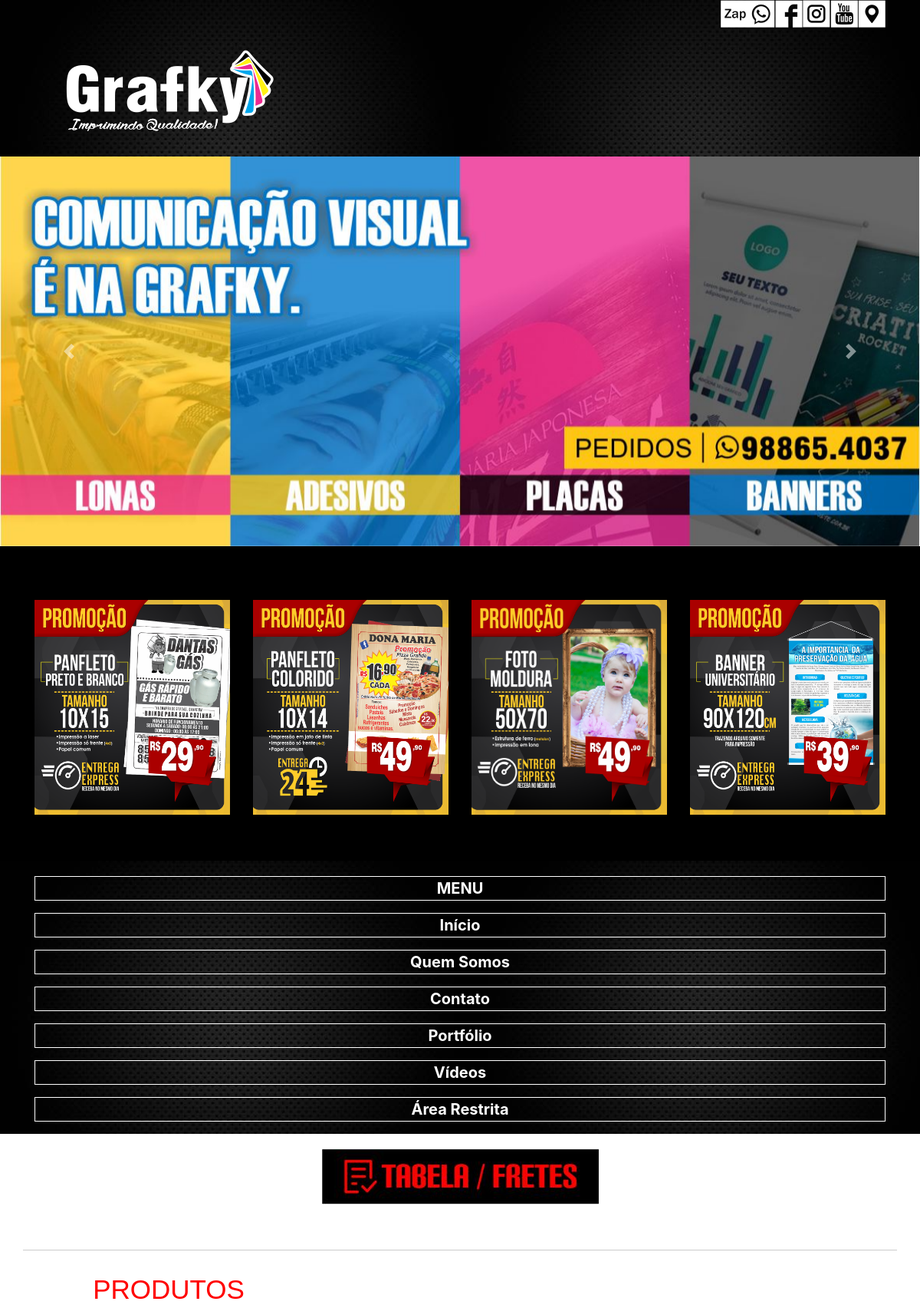
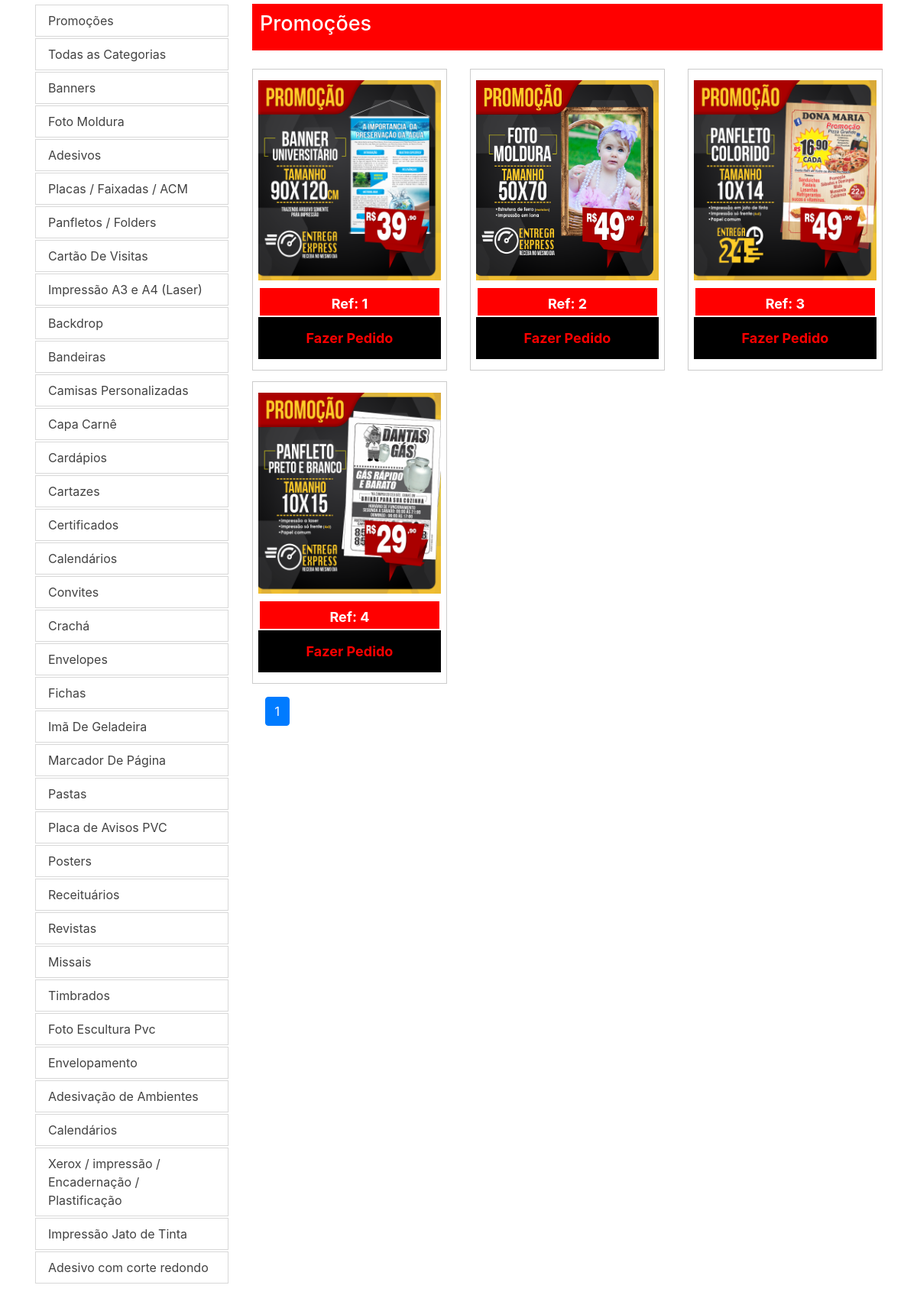
Screenshot of /index.php?page=1&promo (upper part) with the database file from the repository (2 pictures, top to bottom).
### tables this page shows
CREATE TABLE `banner` (
  `id` int(11) NOT NULL,
  `description` varchar(800) DEFAULT NULL,
  `image` varchar(1000) DEFAULT NULL
);

CREATE TABLE `promotion` (
  `id` int(11) NOT NULL,
  `description` text,
  `image` varchar(500) NOT NULL
);

CREATE TABLE `category` (
  `id` int(11) NOT NULL,
  `name` varchar(200) NOT NULL
);

### contentmanage/include/connect.php (called while the page is built, shortened)
<?php
class Connect {
	private static $instance;
	public static function getInstance() {
		if (! isset ( self::$instance )) {
			self::$instance = new PDO ( 'mysql:host=localhost;dbname=contentmanage;charset=utf8',
			 'adriano', '453231' );
			self::$instance->setAttribute ( \PDO::ATTR_ERRMODE, \PDO::ERRMODE_EXCEPTION );
			self::$instance->setAttribute ( \PDO::ATTR_ORACLE_NULLS, \PDO::NULL_EMPTY_STRING );
		}
		return self::$instance;
	}
}

### contentmanage/models/Banner.php (called while the page is built, shortened)
<?php
include_once CONNECT . 'connect.php';
class Banner
{
	private static $connect;
	public static function getAllBanners(){
		self::$connect = Connect::getInstance ();
		$response = self::$connect->query ( "select * from banner" );
		$videos = $response->fetchAll ( PDO::FETCH_ASSOC );
		self::$connect = null;
		return $videos;
	}
}

### contentmanage/models/Promotion.php (called while the page is built, shortened)
<?php
include_once CONNECT . 'connect.php';
class Promotion
{
	private static $connect;
	public static function getTopPromotions() {
		self::$connect = Connect::getInstance ();
		$response = self::$connect->query ( " select * from promotion order by id desc limit 4 " );
		$products = $response->fetchAll ( PDO::FETCH_ASSOC );
		self::$connect = null;
		return $products;
	}
	public static function getNPages(){
		$q = "select count(*) as npromotions from promotion";
		self::$connect = Connect::getInstance ();
		$query = self::$connect->query($q);
		$info = $query->fetch(PDO::FETCH_ASSOC);
		self::$connect = null;
		$nPromotions = (int) $info['npromotions'];
		$nPages = 0;
		if ($nPromotions % LIMIT == 0) {
			$nPages = $nPromotions / LIMIT;
		} else {
			$nPages = $nPromotions / LIMIT + 1;
		}
		return floor($nPages);
	}
	public static function getGroupSixPromotions($offset=0)	{
		$q = null;
		if ($offset == 0) {
			$q = "select * from promotion limit " . LIMIT;
		} else {
			$q = "select * from promotion limit ". LIMIT . " offset {$offset}";
		}
		self::$connect = Connect::getInstance ();
		$response = self::$connect->query ( $q );
		$promotions = $response->fetchAll ( PDO::FETCH_ASSOC );
		self::$connect = null;
		return $promotions;
	}
}

### contentmanage/models/Category.php (called while the page is built, shortened)
<?php
include_once CONNECT . 'connect.php';
class Category
{
	private static $connect;
	public static function getAllCategories($offset=0)
	{
		self::$connect = Connect::getInstance ();
		$response = self::$connect->query ( "select * from category" );
		$categories = $response->fetchAll ( PDO::FETCH_ASSOC );
		self::$connect = null;
		return $categories;
	}
}

### index.php (the view, shortened to what this page needs)
<?php
include_once MODEL . 'Category.php';
include_once MODEL . 'Promotion.php';
include_once MODEL . 'Product.php';
include_once MODEL . 'Banner.php';
$categories = Category::getAllCategories();
$topPpromotions = Promotion::getTopPromotions();
$banners = Banner::getAllBanners();
if (isset($_GET['promo'])) {
  $catName = 'Promoções';
  $page = 1;
  $nPages = Promotion::getNPages();
  if (isset($_GET['page'])) {
    $page = (int) $_GET['page'];
    $valueOfseet = ($page - 1) * 6;
    $promotions = Promotion::getGroupSixPromotions($offset=$valueOfseet);
  } else {
    $promotions = Promotion::getGroupSixPromotions();
  }
}
?>
<!DOCTYPE html>
<html lang="pt-br">
  <head>
    <link rel="stylesheet" href="https://stackpath.bootstrapcdn.com/bootstrap/4.1.0/css/bootstrap.min.css">
	<link href="static/css/estilo.css" rel="stylesheet" style="text.css">
	<link href="static/css/fontello.css" rel="stylesheet" style="text.css">
</head>
<body onload="location();">
<section id="topo">
	<div class="container">
		<div class="row">
			<div class="col-md-8">
			</div>
			<div class="col-md-4 sociais_top">
				<ul>
					<li><a href="views/core/contato.html" target="_blanck""><img class="zoom_in" src="static/imagens/sociais_local.png"/></a></li>
					<li><a href="http://www.youtube.com" target="_blanck""><img class="zoom_in" src="static//imagens/sociais_youtube.png"/></a></li>
					<li><a href="https://www.instagram.com/grafkyimpressao/" target="_blanck"><img class="zoom_in" src="static//imagens/sociais_instagram.png"/></a></li>
					<li><a href="https://www.facebook.com/grafky/" target="_blanck"><img class="zoom_in" src="static//imagens/sociais_face.png"/></a></li>
					<li><a href="https://api.whatsapp.com/send?phone=558588654037" target="_blanck"><img class="zoom_in" src="static/imagens/sociais_whatsapp.png"/></a></li>
				</ul>
			</div>
		</div>
	</div>
	<div class="container">
		<div class="row">
			<div class="col-md-4 logo_top">
				<a href="index.html"><img class="img-responsive" src="static/imagens/logo.png"></a>
			</div>
		</div>
	</div>
</section>
		<div class="slider-top">
			<div id="carouselExampleIndicators" class="carousel slide" data-ride="carousel">
			  <div class="carousel-inner">
			  <?php
			  if (isset($banners)) {
			  	$count = 0;
			  	foreach ($banners as $banner) {
			  		if ($count == 0) {
			  			echo "
					  		<div class='carousel-item active'>
								  <img class='d-block w-100' src='upload/{$banner['image']}'>
								</div>
					  	";
			  		} else {
			  			echo "
					  		<div class='carousel-item'>
								  <img class='d-block w-100' src='upload/{$banner['image']}'>
								</div>
					  	";
			  		}
			  		$count ++;
			  	}
			  }
			  ?>
				</div>
			  <a class="carousel-control-prev" href="#carouselExampleIndicators" role="button" data-slide="prev">
				<span class="carousel-control-prev-icon" aria-hidden="true"></span>
			  </a>
			  <a class="carousel-control-next" href="#carouselExampleIndicators" role="button" data-slide="next">
				<span class="carousel-control-next-icon" aria-hidden="true"></span>
			  </a>
			</div>
		</div>
	<section id="promocoes">
		<div class="container">
			<div class="row">
        <?php
        foreach ($topPpromotions as $promotion) {
          echo "
          <div class='col-md-3 banners_promocoes'>
  					<img class='img-responsive' src='upload/{$promotion['image']}'/>
          </div>
          ";
        }
         ?>
			</div>
		</div>
	</section>
	<section id="menu">
		<div class="container">
			<div class="row">
				<div class="col-md-12 menu_mob">
					<p><span class="icon-menu"></span>MENU</p>
					<p><a href="index.php">Início</a></p>
					<p><a href="views/core/quemsomos.php">Quem Somos</a></p>
					<p><a href="views/core/contato.php">Contato</a></p>
					<p><a href="views/core/portfolio.php">Portfólio</a></p>
					<p><a href="#videos">Vídeos</a></p>
					<p><a href="control/UserControl.php?key=enter" target="_blanck">Área Restrita</a></p>
				</div>
			</div>
		</div>
	</section>
	<div class="container">
		<div class="row">
			<div class="col-md-12 btn_fretes">
				<a class="img-responsive" href="views/core/tabelaentregas.php"><img class="zoom_in" src="static/imagens/btn_fretes.jpg"/></a>
			</div>
		</div>
	</div>
	<section id="divisao_produtos">
		<div class="container">
			<div class="row">
					<div class="container"><div class="row"><div class="espaco-linha-1"></div></div></div>
				  <div class="col-md-4 title_secao loja">
					<h1>PRODUTOS</h1>
				</div>
			</div>
		</div>
		<div class="container">
			<div class="row">
				<div class="col-md-3">
					<nav>
						<div  class="nav flex-column" id="nav-tab" role="tablist" aria-orientation="vertical">
              <a class="nav-item nav-link active Tabs_produtos"
              role="tab"
              href="index.php?page=1&promo#products">
                Promoções
              </a>
              <a class="nav-item nav-link active Tabs_produtos"
              role="tab"
              href="index.php#products">
                Todas as Categorias
              </a>
              <?php
              foreach ($categories as $category) {
              	if (isset($cat)) {
              		if ($category['id'] == $cat) {
	                  echo "
	                  <a class='nav-item nav-link active Tabs_produtos'
	                  role='tab'
	                  href='index.php?page={$page}&cat={$category['id']}#products'>
	                    {$category['name']}
	                  </a>
	                  ";
	                } else {
	                  echo "
	                  <a class='nav-item nav-link active Tabs_produtos'
	                  role='tab'
	                  href='index.php?page=1&cat={$category['id']}#products'>
	                    {$category['name']}
	                  </a>
	                  ";
	                }
              	} else {
              		echo "
	                  <a class='nav-item nav-link active Tabs_produtos'
	                  role='tab'
	                  href='index.php?page=1&cat={$category['id']}#products'>
	                    {$category['name']}
	                  </a>
	                  ";
              	}
              }
               ?>
						</div>
					</nav>
				</div>
				<div class="col-md-9">
					<div class="titulo_categoria_tab">
						<h1><span class="icon-check"></span>
              <?php echo $catName; ?>
            </h1>
					</div>
          <?php
          if (isset($products)) {
            ?>
  					<div class="row" id="products">
              <?php
              if ($products) {
	              foreach ($products as $product) {
	                echo "
	                <div class='col-md-4 produtos'>
	                  <div class='cubo_produto'>
	                    <img class='img-responsive' src='upload/{$product['image']}'>
	    								<h3 style='font-size: 16px;'>{$product['description']}</h3>
	    								<div class='cod_preco_prod' title='Nº Referência'>
	    									<p id='cod_prod'>Ref: {$product['id']}</p>
	    								</div>
	    								<div class='cod_preco_prod'>
	    									<p id='preco_prod'>R$ {$product['value']}</p>
	                    </div>
	    								<div class='btn_comprar'>
	    									<a href='https://api.whatsapp.com/send?phone=558588654037'>
	    										Fazer Pedido
	    										<span class='icon-right-open'></span>
	    									</a>
	                    </div>
	                  </div>
	                </div>
	                ";
	              }
              	}
               ?>
  					</div>
            <ul class="pagination" style="margin: 2%;">
              <?php
              if ($nPages > 6) {
              	echo "
                  <li class='page-item active'>
                    <a class='page-link' href='index.php?page={$previous}&cat={$cat}#products'>
                      Anterior
                    </a>
                  </li>
                  <li class='page-item'>
                    <a class='page-link'>
                      Página {$page} de {$nPages}
                    </a>
                  </li>
                  <li class='page-item active'>
                    <a class='page-link' href='index.php?page={$next}&cat={$cat}#products'>
                      Próxima
                    </a>
                  </li>
                  ";
              } else {
	              	for ($i=1; $i <= $nPages; $i++) {
		                if ($i == $page) {
		                  echo "
		                  <li class='page-item active'>
		                    <a class='page-link' href='index.php?page={$i}&cat={$cat}#products'>
		                      {$i}
		                    </a>
		                  </li>";
		                } else {
		                  echo "
		                  <li class='page-item'>
		                    <a class='page-link' href='index.php?page={$i}&cat={$cat}#products'>
		                      {$i}
		                    </a>
		                  </li>";
		                }
	              }
              }
               ?>
           </ul>
       <?php } else {
         ?>
         <div class="row" id="products">
           <?php
           if (isset($promotions)) {
	           foreach ($promotions as $promotion) {
	             echo "
	             <div class='col-md-4 produtos'>
	               <div class='cubo_produto'>
	                 <img class='img-responsive' src='upload/{$promotion['image']}'>
	                 <h3 style='font-size: 16px;'>{$promotion['description']}</h3>
	                 <div class='cod_preco_prod' title='Nº Referência'>
	                   <p id='cod_prod'>Ref: {$promotion['id']}</p>
	                 </div>
	                 <div class='btn_comprar'>
	                   <a href='https://api.whatsapp.com/send?phone=558588654037'>
	                     Fazer Pedido
	                     <span class='icon-right-open'></span>
	                   </a>
	                 </div>
	               </div>
	             </div>
	             ";
	           }
       		}
            ?>
         </div>
         <ul class="pagination" style="margin: 2%;">
           <?php
           for ($i=1; $i <= $nPages; $i++) {
             if ($i == $page) {
               echo "
               <li class='page-item active'>
                 <a class='page-link' href='index.php?page={$i}&promo#products'>
                   {$i}
                 </a>
               </li>";
             }
           }
            ?>
        </ul>
       <?php } ?>
				</div>
			</div>
		</div>
	</section>
	</body>
</html>

### contentmanage/static/css/estilo.css (style rules this page uses)
.logo_top img { display: block; margin: 0 auto; }
#topo { background-image: url('../imagens/fundo_footer.jpg'); }
#menu { padding-top: 20px; text-align: center; margin-bottom: 20px; background-image: url('../imagens/fundo_footer.jpg'); }
#menu p { color: #fff; font-size: 20px; font-weight: 700; border: 1px solid #fff; }
#menu a { color: #fff; font-weight: 700; }
.menu_mob a { text-decoration: none; }
.sociais_top ul li { display: inline-block; float: right; }
.sociais_top img { display: inline-block; }
.zoom_in { overflow: hidden; transition-duration: 0.1s; transition-property: transform; }
.espaco-linha-1 { width: 100%; height: 30px; border-bottom: 1px solid #ccc; margin-bottom: 30px; }
.Tabs_produtos { border: 1px solid #D8D8D8; margin: 1px; color: #424242; }
.cubo_produto { padding: 14px 7px 14px 7px; border: 1px solid #ccc; }
.produtos { margin-top: 14px; }
.produtos img { width: 100%; display: block; margin: 0 auto; border-bottom: 5px; }
.produtos p { font-size: 16px; color: #424242; text-align: center; }
#divisao_produtos { margin-top: 30px; margin-bottom: 30px; }
.cod_preco_prod { width: 100%; height: 40px; border: 2px solid #fff; padding-top: 7px; background-color: red; display: block; margin: 0px auto; }
.cod_preco_prod p { font-size: 18px; font-weight: 700; color: #fff; }
.btn_comprar { min-height: 55px; text-align: center; padding-top: 14px; background-color: black; }
.btn_comprar a { font-size: 18px; font-weight: 700; color: red; }
.titulo_categoria_tab { background-color: red; padding: 10px; margin-bottom: 10px; }
.titulo_categoria_tab h1 { font-size: 27px; color: #fff; }
.title_secao h1 { font-family: arial; font-size: 35px; color: red; text-align: center; }
.loja h1 { text-align: center; }
#promocoes { margin: 0px 0px 0px 0px; padding-top: 70px; padding-bottom: 50px; background-color: black; }
.banners_promocoes img { width: 100%; display: block; margin: 0px 0px 10px 0px; }
.btn_fretes img { max-width: 361px; width: 100%; display: block; margin: 0 auto; }

### rows the page displays
banner: image (picture)
promotion: image (picture), id "4"
promotion: image (picture), id "3"
promotion: image (picture), id "2"
promotion: image (picture), id "1"
category: name "Banners"
category: name "Foto Moldura"
category: name "Adesivos"
category: name "Placas / Faixadas / ACM"
category: name "Panfletos / Folders"
category: name "Cartão De Visitas"
category: name "Impressão A3 e A4 (Laser)"
category: name "Backdrop"
category: name "Bandeiras"
category: name "Camisas Personalizadas"
category: name "Capa Carnê"
category: name "Cardápios"
category: name "Cartazes"
category: name "Certificados"
category: name "Calendários"
category: name "Convites"
category: name "Crachá"
category: name "Envelopes"
category: name "Fichas"
category: name "Imã De Geladeira"
category: name "Marcador De Página"
category: name "Pastas"
category: name "Placa de Avisos PVC"
category: name "Posters"
category: name "Receituários"
category: name "Revistas"
category: name "Missais"
category: name "Timbrados"
category: name "Foto Escultura Pvc"
category: name "Envelopamento"
category: name "Adesivação de Ambientes"
category: name "Calendários"
category: name "Xerox / impressão / Encadernação / Plastificação"
category: name "Impressão Jato de Tinta"
category: name "Adesivo com corte redondo"

### other values shown
$catName "Promoções"
